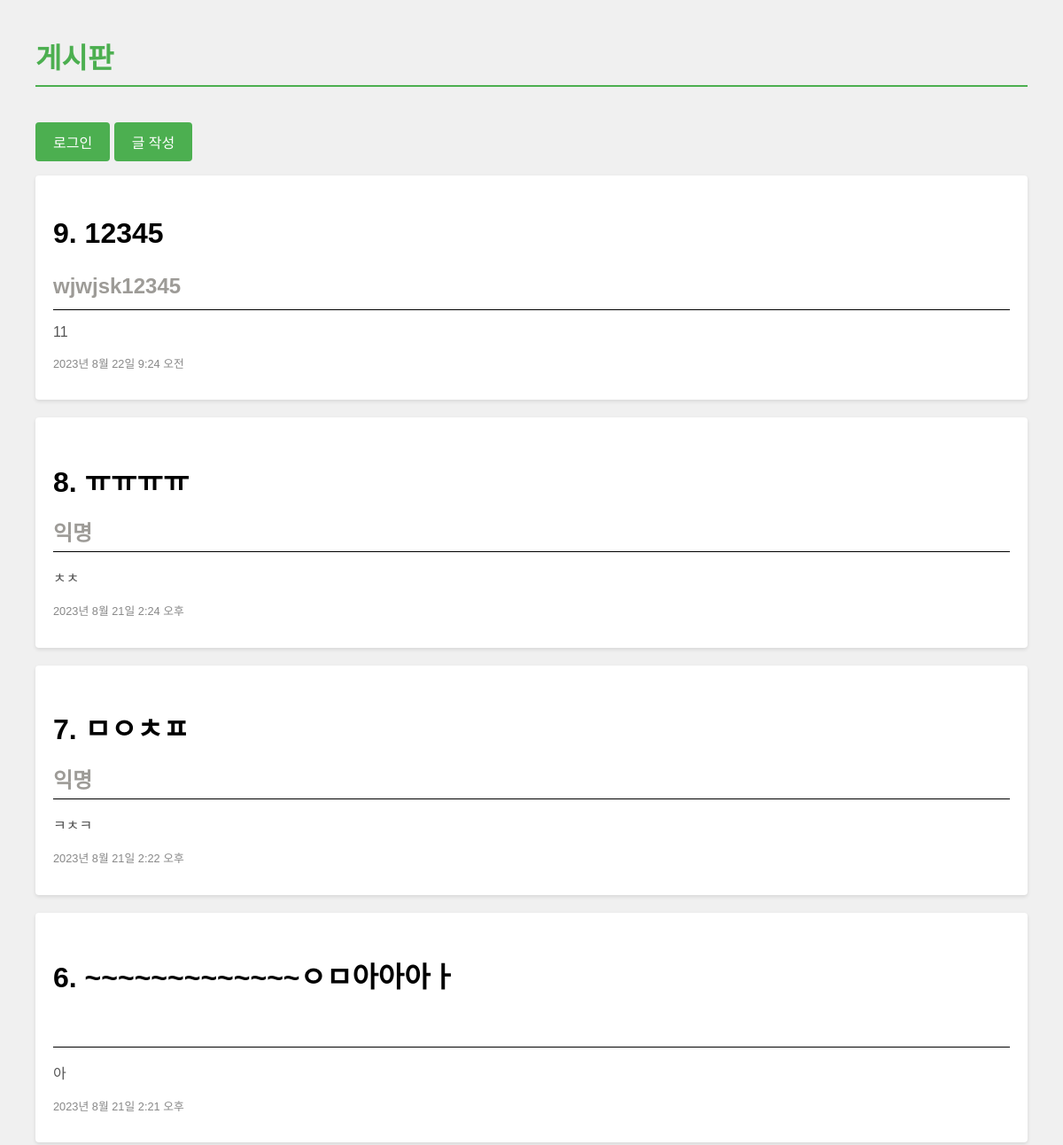
Before: / (upper part) with the older database file.
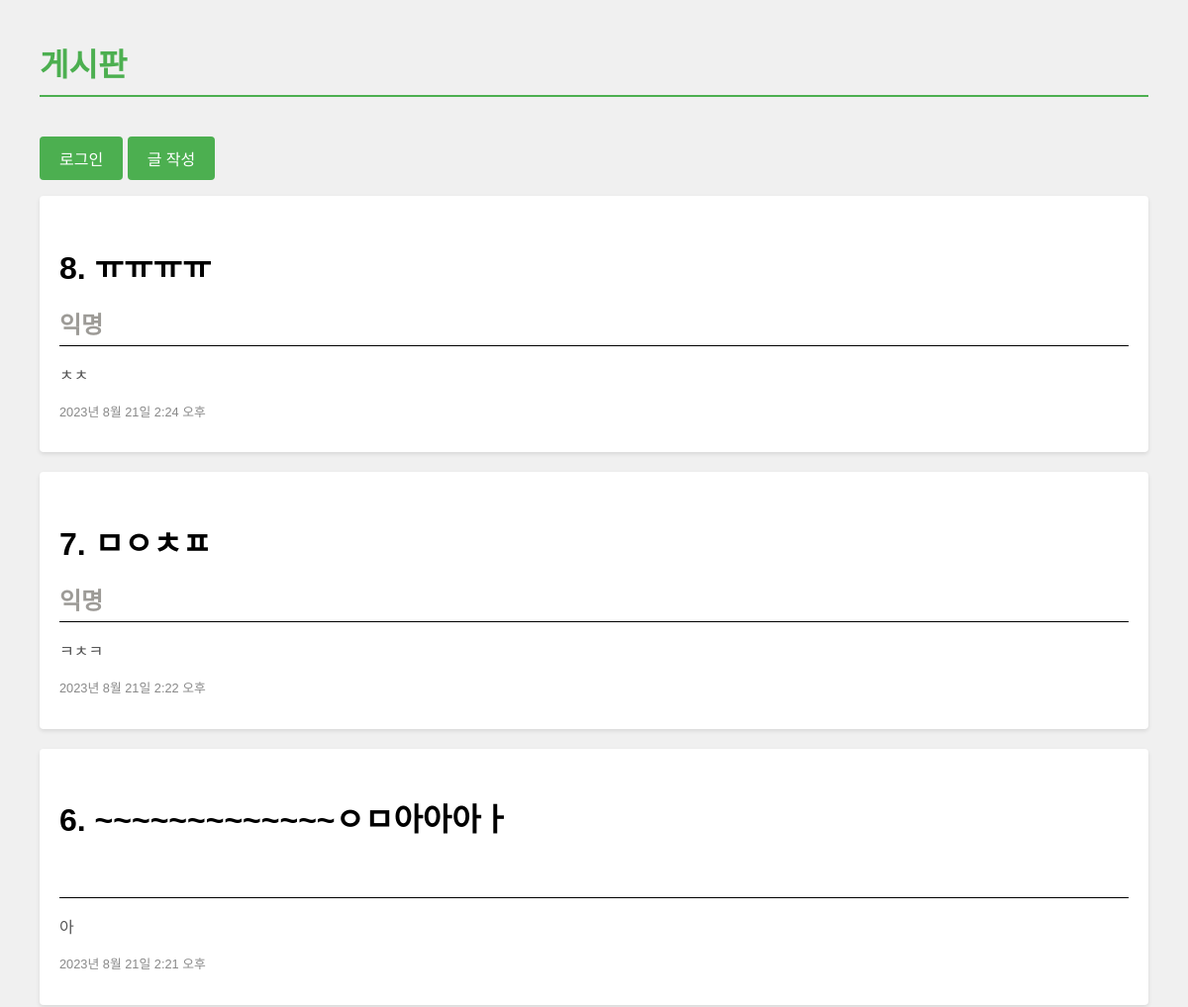
After: the same page with the newer database file.
### main/models.py (models this page shows)
class Article(models.Model):
    id_name = models.CharField(max_length=100)
    title = models.CharField(max_length=200)
    content = models.TextField()
    created_at = models.DateTimeField(auto_now_add=True)

### main/views.py (the view)
# urls.py: path("", views.article_list, name="article_list"),
def article_list(request):
    articles = Article.objects.all()
    return render(request, "main/article_list.html", {"articles": articles})

### main/templates/main/article_list.html (shortened to what this page needs)
{% load static %}
<!DOCTYPE html>
<html lang="en">
<head>
    <link rel="stylesheet" type="text/css" href="{% static '/css/styles.css' %}">
</head>
<body>
    <h1>게시판</h1>
    {% if user.is_authenticated %}
        안녕하세요, {{ user.username }}님!  <a href="{% url 'logout' %}">로그아웃</a>
        <p><a href="{% url 'article_create' %}">글 작성</a></p>
    {% else %}
        <a href="{% url 'login' %}">로그인</a>
        <a href="{% url 'article_create' %}">글 작성</a>
    {% endif %}
    <ul>
        {% for article in articles reversed %}
        <li>
            <h2>{{article.id}}.  {{article.title}}</h2>
            <h3>{{article.id_name}}</h3>
            <p>{{article.content}}</p>
            <p>{{article.created_at}}</p>
        </li>
        {% endfor %}
    </ul>
</body>
</html>

### main/static/css/styles.css (style rules this page uses)
body { font-family: Arial, sans-serif; margin: 40px; background-color: #f0f0f0; }
h1 { color: #4CAF50; border-bottom: 2px solid #4CAF50; padding-bottom: 10px; margin-bottom: 20px; }
ul { list-style-type: none; padding: 0; }
li { background-color: #fff; margin-bottom: 20px; padding: 20px; border-radius: 4px; box-shadow: 0 2px 4px rgba(0, 0, 0, 0.1); }
li h2 { font-size: 2rem; margin-bottom: 10px; height: 40px; }
li h3 { font-size: 1.5em; margin-bottom: 10px; height: 40px; border-bottom: 1px solid #000000; color: rgba(73, 71, 63, 0.541); }
li p { color: #555; }
li p:last-child { font-size: 0.8em; color: #888; }
a { background-color: #4CAF50; color: #fff; padding: 10px 20px; text-decoration: none; border-radius: 4px; display: inline-block; margin-top: 20px; }

Changed rows visible on the page:
removed Article: id "9", title "12345", id_name "wjwjsk12345", content "11", created_at "2023년 8월 22일 9:24 오전"
